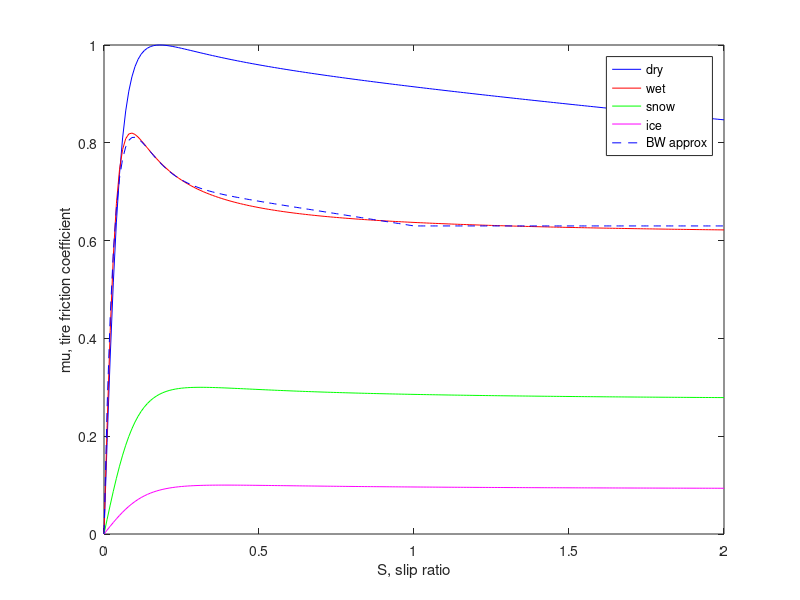

Here is the MATLAB script that generated this plot:

% F = N*D*sin(C*atan(B*r-E*(B*r−atan(B*r))))

% N = Fn -- normal force
% r = S -- slip ratio

% coefficient table from
% https://www.mathworks.com/help/physmod/sdl/ref/tireroadinteractionmagicformula.html
%
% Surface	B		C		D		E
% Dry		10		1.9		1		0.97
% Wet		12		2.3		0.82	1
% Snow		5		2		0.3		1
% Ice		4		2		0.1		1

clear;

x = 0:0.01:2;

n = max(size(x));

% dry road
B=10; C=1.9; D=1; E=0.97;
for k = 1:n
	r = x(k);
	Fd(k) = D*sin(C*atan(B*r-E*(B*r-atan(B*r))));
end

% wet road		
B=12; C=2.3; D=0.82; E=1;
for k = 1:n
	r = x(k);
	Fw(k) = D*sin(C*atan(B*r-E*(B*r-atan(B*r))));
end

% snow		
B=5;C=2;D=0.3;E=1;
for k = 1:n
	r = x(k);
	Fs(k) = D*sin(C*atan(B*r-E*(B*r-atan(B*r))));
end

% ice
B=4; C=2; D=0.1; E=1;
for k = 1:n
	r = x(k);
	Fi(k) = D*sin(C*atan(B*r-E*(B*r-atan(B*r))));
end

% BW model
% similar to Burckhardt model but with added term a2 for dip in curve

% these parameters can be readily estimated off-line or on-line
a1 = 1.63;
a2 = -0.9; % mainly for wet road dip in curve
a3 = -0.1;

% normally c1 and c2 should be constant for different road conditions
c1 = -27;
c2 = -15; 

rmax = 1.0;

for k = 1:n

	r = x(k);
	
	% limit r
	r = min(r,rmax);
	r = max(r,-rmax);
	
	if r < 0
		r = abs(r);
		Fbw(k) = -( a1 * (1-exp(c1*r)) + a2 * (1-exp(c2*r)) + a3 * r );
	else
		Fbw(k) = a1 * (1-exp(c1*r)) + a2 * (1-exp(c2*r)) + a3 * r;	
	end

end

plot(x,Fd,'b',x,Fw,'r',x,Fs,'g',x,Fi,'m',x,Fbw,'b--');

xlabel('S, slip ratio');
ylabel('mu, tire friction coefficient');
legend('dry','wet','snow','ice','BW approx');


